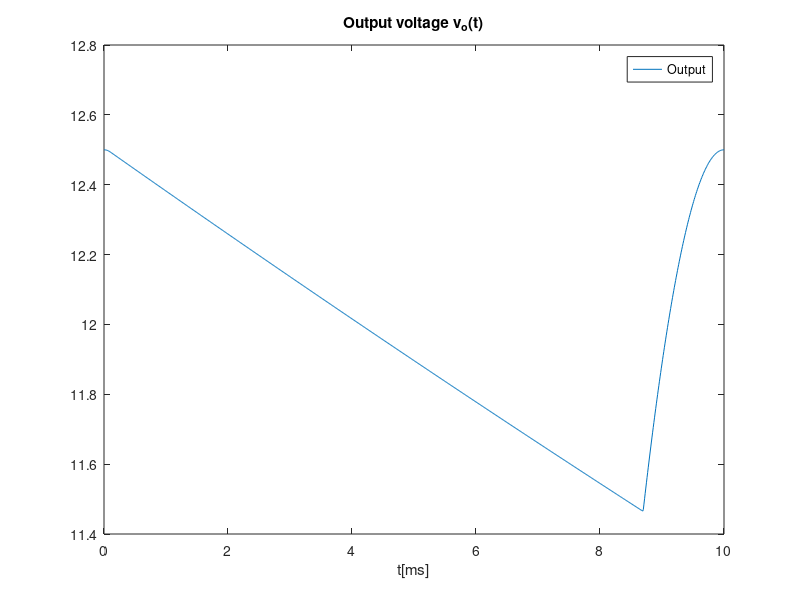
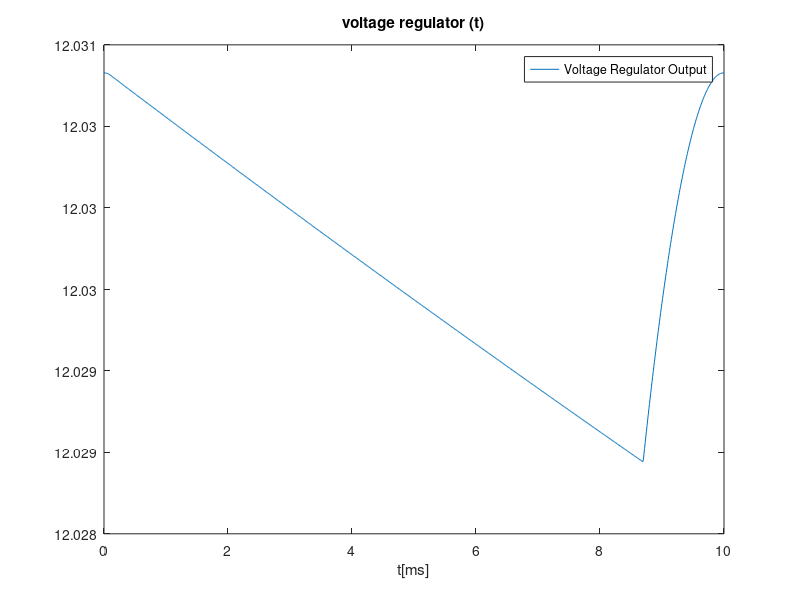

Reproduce these figures in MATLAB, in order. (Note: this script raises an error after producing the figures.)
% OCTAVE FILE
% 1) Use a suitable theoretical model able to predict the output of the Envelope Detector and Voltage Regulator circuits
% 2) Produce the same plots as in simulation by theoretical analysis
% 3) Compute the output DC level and the voltage ripple 

%Envelope Detector

%%%Data

A=12.5;
T=1/50;
t=linspace(0, T/2, 1000);
%linspace(base,limit,n);
w=2*pi*(1/T);
R=1000
C=100e-6


%%%Equations

vS = A * cos(w*t);
vOhr = zeros(1, length(t));
vO = zeros(1, length(t));

tOFF = 1/w * atan(1/w/R/C);

vOnexp = A*cos(w*tOFF)*exp(-(t-tOFF)/R/C)


%%%I CHANGED THIS TO A FULL-WAVE BRIDGE RECTIFIER, AM I RIGHT?
for i=1:length(t)
  if (vS(i) > 0)
    vOhr(i) = vS(i);
  else
    vOhr(i) = -vS(i);
  endif
endfor

%%%ENVELOPE DETECTOR

for i=1:length(t)
  if t(i) < tOFF
    vO(i) = vOhr(i);
  elseif vOnexp(i) > vOhr(i)
    vO(i) = vOnexp(i);
  else 
    vO(i) = vOhr(i);
  endif
endfor


%%%PLOT (CHANGE SUBTITLES, LEGEND AND PRINTS)
figure
plot(t*1000, vO)
title("Output voltage v_o(t)")
xlabel ("t[ms]")
legend("Output")
print ("envelope.eps", "-depsc");


%%%VOLTAGE REGULATOR CIRCUIT
%%%1 RESISTANCE, n DIODES 

n=17;
vout=zeros(1, length(t));
vOUT=zeros(1, length(t));
R2=10e3;
eta=1;
vt=25e-3;
vd=0.706;
is=1e-14;

rd=eta*vt/is/exp(vd/eta/vt);
vout=n*rd/(n*rd+R2)*vO;
VOUT=n*vd;
vOUT=vout+VOUT;

%%%PLOT (CHANGE SUBTITLES, LEGEND AND PRINTS)
figure
plot(t*1000, vOUT)
title("voltage regulator (t)")
xlabel ("t[ms]")
legend("Voltage Regulator Output")
print ("output.eps", "-depsc");

%%%Newton-Raphson to find tON

function tON_root =solve_tON ()
  delta = 1e-5;
  x_next = 0.008695;

  do 
    x=x_next;
    x_next = x-f(x)/fd(x);
  until (abs(x_next-x) < delta)

  tON_root = x_next;

 return;
endfunction

tON=solve_tON ()

%%%Average 


%integral of vOUT=n*rd/(n*rd+R2)*vOhr+n*vd for [0,tOFF]

sum1=n*rd/(n*rd+R2)*A/w*sin(w*tOFF)+n*vd*tOFF;


%integral of vOUT=n*rd/(n*rd+R2)*vOnexp+n*vd for [tOFF,tON]

sum2=n*rd/(n*rd+R2)*(-A*R*C*cos(tOFF*w)*(exp((tOFF-tON)/R/C)-1))+n*vd*(tON-tOFF)


%integral of vOUT=n*rd/(n*rd+R2)*vOhr+n*vd for [tON,T/2]

sum3=n*rd/(n*rd+R2)*A/w*(sin(w*T/2)-sin(w*tON))+n*vd*(T/2-tON);


average=(sum1+sum2+sum3)/(T/2);


file1=fopen('average.tex', 'w');

fprintf(file1, '\n THE OUTPUT VOLTAGE AVERAGE LEVEL IS & %d V \\\\ \\hline ', average);

fclose(file1);

printf("The average is %d V \n", average)

%%%VOLTAGE RIPPLE (WITH FULL WAVE RETIFIER CIRCUIT)

vripple=max(vOUT)-min(vOUT);

printf("The output ripple is %d V \n",vripple)


file2=fopen('ripple.tex', 'w');

fprintf(file2, '\n THE OUTPUT VOLTAGE RIPPLE IS & %d V \\\\ \\hline ', vripple);

fclose(file2);


%%%PLOT (CHANGE SUBTITLES, LEGEND AND PRINTS)
figure
plot(t*1000, vOUT-12 )
title("vOUT-12 voltage (t)")
xlabel ("t[ms]")
legend("Output difference")
print ("outputdiff.eps", "-depsc");


%%%%%%%%%%%%Figure of Merit

Rngspice=50e3;
Cngspice=150e-6;
R2ngspice=10;
ripplengspice=0.01679523;
averagengspice=12.00008;
ngspice=23;

cost=(Rngspice+R2ngspice)*0.001+Cngspice*1000000+0.1*(4+ngspice)

M=1/cost/(ripplengspice+(averagengspice-12)+0.000001)


%%%%%%%%%%%Error

maxngspice=12.14333;
minngspice=12.12654;
ripplengspice=0.01679523;
averagengspice=12.00008;

max_error=abs(max(vOUT)-maxngspice)/(max(vOUT))*100
min_error=abs(min(vOUT)-minngspice)/(min(vOUT))*100
vripple_error=abs(vripple-ripplengspice)/(vripple)*100
average_error=abs(average-averagengspice)/(average)*100

max_vOUT=max(vOUT);
min_vOUT=min(vOUT);

printf("The merit figure is %f MU \n", M)

file6=fopen('error_tab1.tex', 'w');
fprintf(file6,'\n DATA & Octave & Ngspice & Percentual Relative Error \\\\ \\hline');
fprintf(file6,'\n Max & %f & %f &  %f  \\\\ \\hline ', max_vOUT , maxngspice, max_error  );
fprintf(file6,'\n Min & %f & %f & %f  \\\\ \\hline', min_vOUT, minngspice, min_error );
fprintf(file6,'\n Voltage Ripple & %f & %f & %f  \\\\ \\hline', vripple, ripplengspice, vripple_error );
fprintf(file6,'\n Average Output Voltage & %f & %f & %f  \\\\ \\hline', average , averagengspice, average_error );   
fclose(file6)


file7=fopen('error_tab2.tex', 'w');
fprintf(file7,"Merit Figure & %f ", M);     
fclose(file7)



